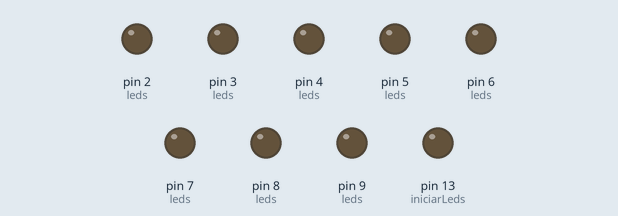
The sketch below on a simulated Arduino Uno, built with avr-gcc and run on an emulated ATmega328P. Parts: output pins drawn as LEDs (lit = HIGH). What the sketch prints to the serial monitor is not drawn.

Above: at 3.1 s.
At 5.4 s:
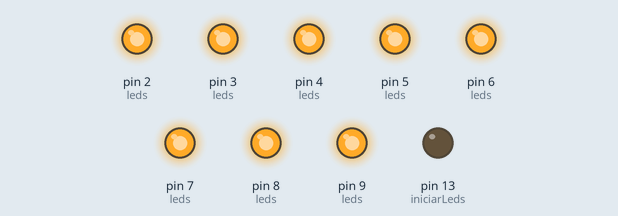
Timing chart, 0 to 6.2 s (numbered marks = the images above):
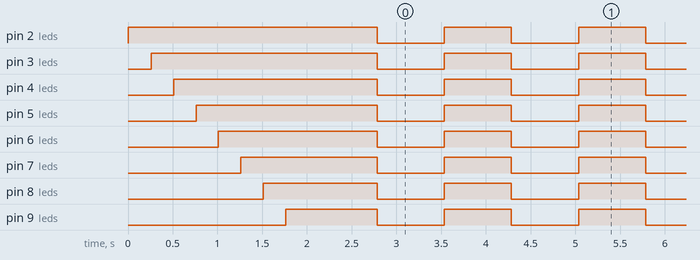

The sketch:

jogo-da-forca.ino
```cpp
#define led1 2
#define led2 3
#define led3 4
#define led4 5
#define led5 6
#define led6 7
#define led7 8
#define led8 9

int leds[8] = {led1, led2, led3, led4, led5, led6, led7, led8}; // Vetor de leds
int contador = 0;
bool piscar = true;
char key; // Chave de identificação

//  Tabela de atribuição dos valores possíveis para "key"
//
//   Caracter   Significado
//  '---------+------------'
//      i         iniciar
//      p         parar
//      f         fechar
//      e         erro

void setup() {
  iniciar();
}

void loop() {
  principal();
}

void iniciar() { // Combina todos os procedimentos relacionados à inicialização em um único
  Serial.begin(9600);
  printarInicio();
  iniciarLeds();
  printarCompleto();
}

void principal() {
  if (Serial.available() > 0) {
    key = Serial.read();

    if (key == 'i') { // Se o caractere lido pelo monitor serial for 'i' (iniciar), o Arduino é preparado para o jogo
      apagar(); // Os leds são apagados
      piscar = false; // Os leds param de piscar
    }

    else if (key == 'p') { // Se o caractere lido pelo monitor serial for 'p' (parar), o Arduino "para"
      apagar(); // Os leds são apagados
      piscar = true; // Os leds voltam a piscar
      contador = 0; // O contador é reiniciado
    }

    else if (key == 'f') { // Se o caractere lido pelo monitor serial for 'f' (fechar), o Arduino "fecha"
      apagar(); // Os leds são apagados
      piscar = false; // Os leds param de piscar
    }

    else if (key == 'e') { // Se o caractere lido pelo monitor serial for 'e' (erro), o Arduino computa um erro
      if (contador < 8) {
        digitalWrite(leds[contador], HIGH); // Acende o led correspondente indexando leds de contador
        if (contador == 7) { // Se os 8 leds foram acesos
          piscar = true; // Os leds voltam a piscar
          contador = 0; // O contador é reiniciado
        }
        else // Se os 8 leds ainda não foram acesos
          contador++; // O contador avança
      }
    }
  }

  else if (piscar)
    repetirLeds();
}

void iniciarLeds() {
  pinMode(13, OUTPUT);
  for (int i = 0; i < 8; i++) { // Inicia, led a led, dando o feedback no monitor serial
    pinMode(leds[i], OUTPUT);
    digitalWrite(leds[i], HIGH);
    Serial.print("O led ");
    Serial.print(leds[i] - 1);
    Serial.println(" foi inicializado.");
    delay(250);
  }
  delay(750);
}

void repetirLeds() { // Apaga e acende os leds repetidamente
  apagar();
  delay(750);
  acender();
  delay(750);
}

void apagar() { // Apaga todos os leds
  for (int i = 0; i < 8; i++) {
    digitalWrite(leds[i], LOW);
  }
}

void acender() { // Acende todos os leds
  for (int i = 0; i < 8; i++) {
    digitalWrite(leds[i], HIGH);
  }
}

void printarInicio() { // Informa, printando no monitor serial, que a inicialização começou
  Serial.println("+-----------+");
  Serial.println("| INICIANDO |");
  Serial.println("+-----------+\r\n");
}

void printarCompleto() { // Informa, printando no monitor serial, que a inicialização terminou
  Serial.println("\r\n+------------------------+");
  Serial.println("| INICIALIZAÇÃO COMPLETA |");
  Serial.println("+------------------------+");
}
```

Measured:
- by itself, pin 2 (leds), pin 3 (leds), pin 4 (leds), pin 5 (leds), pin 6 (leds), pin 7 (leds), pin 8 (leds), pin 9 (leds): alternates HIGH for 0.75 s and LOW for 0.75 s
